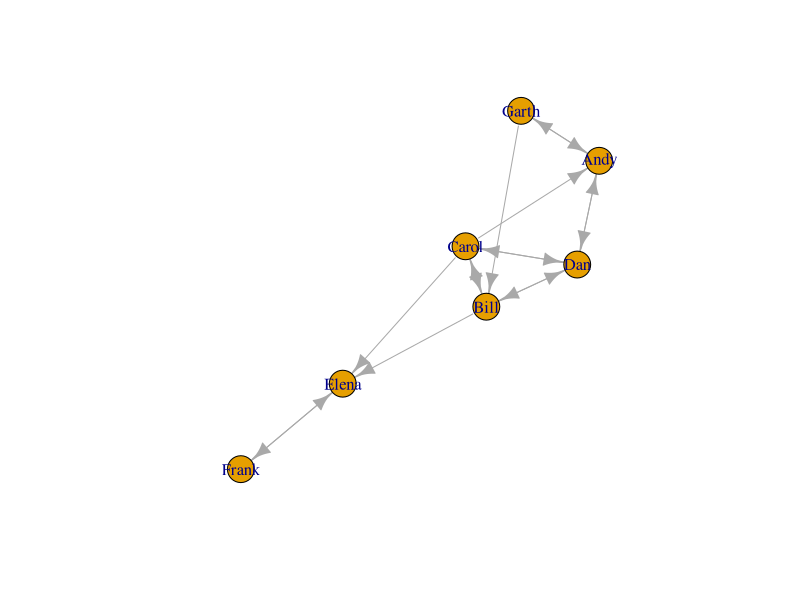

The R source for this figure:
library(igraph)

# Network as a Sociogram (Network Graph)

ng <- graph.formula(
  Andy++Garth, Garth-+Bill, Bill-+Elena, Elena++Frank, 
  Carol-+Andy, Carol-+Elena, Carol++Dan, Carol++Bill, 
  Dan++Andy, Dan++Bill
)

plot(ng)

# Network as a Matrix (Adjacency Matrix)

net_matrix <- graph.formula(
  Ava -+ Bob, Ava -+ Carl, Bob -+ Carl, Carl -+ Dave, Dave -+ Ava
)

adj_matrix <- as_adjacency_matrix(net_matrix, sparse = FALSE)

adj_matrix

# Network as an Edge List

net_edges <- graph.formula(
  Hope ++ Tom, Tom ++ Gary, Gary ++ Sam, Sam ++ Hope, Hope ++ Gary
)

edge_list <- as_edgelist(net_edges)

edge_list
